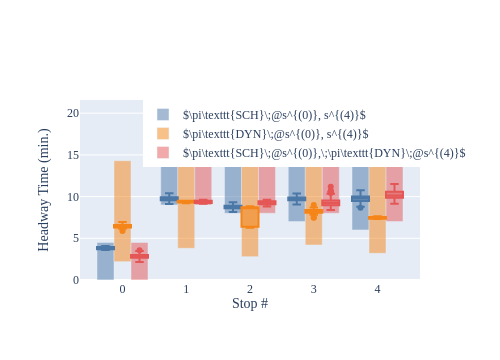
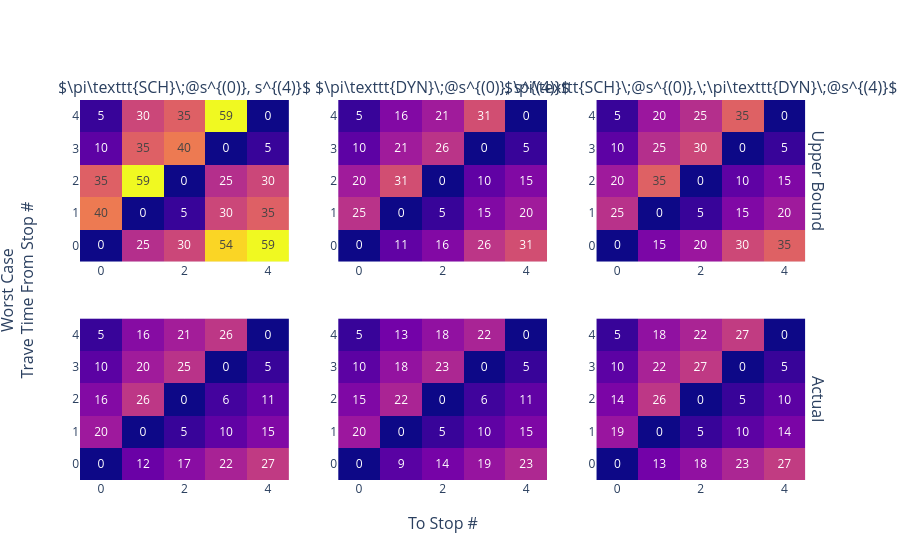

The notebook cell saved with these charts, in order:
### Markdown cell above
## Fig. 2: Terminal and Midpoint Holding Only
We now consider the effect of applying a policy only at the terminal and at route midpoint.  The setting is the same as the previous figure.

TODO:
* Travel time calculation is incorrect for headway

### Code cell
# Base route - no control
N_STOPS = 5
BASE_ROUTE = [
    {
        'tau': (4, 4.5),
        'delta': (0, 0.5),
        'policy': BolehPolicy,
        'policy_args': {},
    } for _ in range(N_STOPS)
]

# Scheduled terminal departure
SCHED_ROUTE = copy.deepcopy(BASE_ROUTE)
SCHED_ROUTE[0]['policy'] = LeakyBucketPolicy
SCHED_ROUTE[0]['policy_args'] = {'time_delta': 10, 'offset': 0}
SCHED_ROUTE[2]['policy'] = LeakyBucketPolicy
SCHED_ROUTE[2]['policy_args'] = {'time_delta': 10, 'offset': 5 * 2}


# Ratio Driven Route has one stop driven by ratio policy
RATIO_ROUTE = copy.deepcopy(BASE_ROUTE)
RATIO_ROUTE[0]['policy'] = RatioDrivenPolicy
RATIO_ROUTE[0]['policy_args'] = {'target_ratio': 1, 'activation_ratio': 1, 'max_holding': float('inf')}
RATIO_ROUTE[2]['policy'] = RatioDrivenPolicy
RATIO_ROUTE[2]['policy_args'] = {'target_ratio': 1, 'activation_ratio': 1, 'max_holding': float('inf')}


# Headway Driven Route tries to maintain constant headway regardless of delay
SR_ROUTE = copy.deepcopy(BASE_ROUTE)
SR_ROUTE[0]['policy'] = LeakyBucketPolicy
SR_ROUTE[0]['policy_args'] = {'time_delta': 10, 'offset': 0}
SR_ROUTE[2]['policy'] = RatioDrivenPolicy
SR_ROUTE[2]['policy_args'] = {'target_ratio': 1, 'activation_ratio': 1, 'max_holding': float('inf')}

# Headway Driven Route tries to maintain constant headway regardless of delay
RS_ROUTE = copy.deepcopy(BASE_ROUTE)
RS_ROUTE[0]['policy'] = RatioDrivenPolicy
RS_ROUTE[0]['policy_args'] = {'target_ratio': 1, 'activation_ratio': 1, 'max_holding': float('inf')}
RS_ROUTE[2]['policy'] = LeakyBucketPolicy
RS_ROUTE[2]['policy_args'] = {'time_delta': 10, 'offset': 2.5 * 4}

routes = {
    #'Uncontrolled': BASE_ROUTE,
    r'$\pi\texttt{SCH}\;@s^{(0)}, s^{(4)}$': SCHED_ROUTE,
    r'$\pi\texttt{DYN}\;@s^{(0)}, s^{(4)}$': RATIO_ROUTE,
    r'$\pi\texttt{SCH}\;@s^{(0)},\;\pi\texttt{DYN}\;@s^{(4)}$': SR_ROUTE,
    #r'$\pi\texttt{DYN}\;@s^{(0)},\;\pi\texttt{SCH}\;@s^{(4)}$': RS_ROUTE,
}

run_experiment(
    exp_id='fig2-midpoint-holding',
    routes=routes,
    start_times=[0, 10, 20],

    t_max=60 * 24 * 7,
)

### Figure 1 — Plotly figure (JSON) as saved in the notebook; plotly's stock layout.template omitted (floating-point values rounded to 4 significant figures; data arrays with more than 128 entries replaced by an {"elided": "..."} marker saying what was removed)
{"data": [{"base": [0], "marker": {"color": "#4C78A8"}, "name": "$\\pi\\texttt{SCH}\\;@s^{(0)}, s^{(4)}$", "opacity": 0.5, "showlegend": true, "type": "bar", "width": 0.2667, "x": [-0.2667], "y": [4.5]}, {"marker": {"color": "#4C78A8"}, "showlegend": false, "type": "box", "width": 0.2667, "x": [-0.2667, -0.2667, -0.2667, -0.2667, -0.2667, -0.2667, -0.2667, -0.2667, -0.2667, -0.2667, -0.2667, -0.2667, -0.2667, -0.2667, -0.2667, -0.2667, -0.2667, -0.2667, -0.2667, -0.2667, -0.2667, -0.2667, -0.2667, -0.2667, -0.2667, -0.2667, -0.2667, -0.2667, -0.2667], "y": [3.695, 3.711, 3.662, 3.708, 3.822, 3.795, 3.591, 3.741, 3.945, 4.068, 3.68, 4.049, 3.634, 4.04, 4.041, 3.891, 4.077, 3.724, 3.748, 3.661, 3.697, 3.7, 3.882, 3.87, 3.84, 3.802, 4.06, 3.836, 4.051]}, {"base": [9], "marker": {"color": "#4C78A8"}, "name": "$\\pi\\texttt{SCH}\\;@s^{(0)}, s^{(4)}$", "opacity": 0.5, "showlegend": false, "type": "bar", "width": 0.2667, "x": [0.7333], "y": [10.5]}, {"marker": {"color": "#4C78A8"}, "showlegend": false, "type": "box", "width": 0.2667, "x": {"elided": "554 float values"}, "y": {"elided": "554 float values"}}, {"base": [8], "marker": {"color": "#4C78A8"}, "name": "$\\pi\\texttt{SCH}\\;@s^{(0)}, s^{(4)}$", "opacity": 0.5, "showlegend": false, "type": "bar", "width": 0.2667, "x": [1.733], "y": [11.5]}, {"marker": {"color": "#4C78A8"}, "showlegend": false, "type": "box", "width": 0.2667, "x": {"elided": "400 float values"}, "y": {"elided": "400 float values"}}, {"base": [7], "marker": {"color": "#4C78A8"}, "name": "$\\pi\\texttt{SCH}\\;@s^{(0)}, s^{(4)}$", "opacity": 0.5, "showlegend": false, "type": "bar", "width": 0.2667, "x": [2.733], "y": [12.5]}, {"marker": {"color": "#4C78A8"}, "showlegend": false, "type": "box", "width": 0.2667, "x": {"elided": "562 float values"}, "y": {"elided": "562 float values"}}, {"base": [6], "marker": {"color": "#4C78A8"}, "name": "$\\pi\\texttt{SCH}\\;@s^{(0)}, s^{(4)}$", "opacity": 0.5, "showlegend": false, "type": "bar", "width": 0.2667, "x": [3.733], "y": [13.5]}, {"marker": {"color": "#4C78A8"}, "showlegend": false, "type": "box", "width": 0.2667, "x": {"elided": "411 float values"}, "y": {"elided": "411 float values"}}, {"base": [2.2], "marker": {"color": "#F58518"}, "name": "$\\pi\\texttt{DYN}\\;@s^{(0)}, s^{(4)}$", "opacity": 0.5, "showlegend": true, "type": "bar", "width": 0.2667, "x": [-2.776e-17], "y": [12.1]}, {"marker": {"color": "#F58518"}, "showlegend": false, "type": "box", "width": 0.2667, "x": [-2.776e-17, -2.776e-17, -2.776e-17, -2.776e-17, -2.776e-17, -2.776e-17, -2.776e-17, -2.776e-17, -2.776e-17, -2.776e-17, -2.776e-17, -2.776e-17, -2.776e-17, -2.776e-17, -2.776e-17, -2.776e-17, -2.776e-17, -2.776e-17, -2.776e-17, -2.776e-17, -2.776e-17, -2.776e-17, -2.776e-17], "y": [6.256, 6.643, 6.668, 6.402, 6.145, 6.654, 6.552, 6.368, 6.245, 6.37, 6.288, 5.876, 6.427, 6.356, 6.59, 6.895, 6.337, 6.445, 6.377, 6.219, 6.378, 6.946, 6.422]}, {"base": [3.8], "marker": {"color": "#F58518"}, "name": "$\\pi\\texttt{DYN}\\;@s^{(0)}, s^{(4)}$", "opacity": 0.5, "showlegend": false, "type": "bar", "width": 0.2667, "x": [1], "y": [13.1]}, {"marker": {"color": "#F58518"}, "showlegend": false, "type": "box", "width": 0.2667, "x": [1, 1, 1, 1, 1], "y": [9.202, 9.351, 9.501, 9.502, 9.331]}, {"base": [2.8], "marker": {"color": "#F58518"}, "name": "$\\pi\\texttt{DYN}\\;@s^{(0)}, s^{(4)}$", "opacity": 0.5, "showlegend": false, "type": "bar", "width": 0.2667, "x": [2], "y": [11.9]}, {"marker": {"color": "#F58518"}, "showlegend": false, "type": "box", "width": 0.2667, "x": [2, 2, 2, 2, 2, 2, 2], "y": [8.76, 8.829, 6.42, 6.377, 8.64, 8.632, 6.277]}, {"base": [4.2], "marker": {"color": "#F58518"}, "name": "$\\pi\\texttt{DYN}\\;@s^{(0)}, s^{(4)}$", "opacity": 0.5, "showlegend": false, "type": "bar", "width": 0.2667, "x": [3], "y": [12.9]}, {"marker": {"color": "#F58518"}, "showlegend": false, "type": "box", "width": 0.2667, "x": [3, 3, 3, 3, 3, 3, 3, 3, 3, 3, 3, 3, 3, 3, 3, 3, 3, 3, 3, 3, 3, 3, 3, 3, 3, 3, 3, 3, 3], "y": [8.983, 8.244, 8.06, 8.243, 8.442, 7.448, 8.109, 8.163, 8.087, 7.502, 8.448, 8.112, 7.836, 8.362, 8.139, 8.13, 7.88, 8.237, 8.528, 7.942, 7.919, 8.641, 8.695, 8.269, 8.117, 8.034, 8.14, 8.211, 8.517]}, {"base": [3.2], "marker": {"color": "#F58518"}, "name": "$\\pi\\texttt{DYN}\\;@s^{(0)}, s^{(4)}$", "opacity": 0.5, "showlegend": false, "type": "bar", "width": 0.2667, "x": [4], "y": [13.9]}, {"marker": {"color": "#F58518"}, "showlegend": false, "type": "box", "width": 0.2667, "x": [4, 4, 4, 4, 4, 4, 4], "y": [7.637, 7.5, 7.353, 7.329, 7.323, 7.586, 7.473]}, {"base": [0], "marker": {"color": "#E45756"}, "name": "$\\pi\\texttt{SCH}\\;@s^{(0)},\\;\\pi\\texttt{DYN}\\;@s^{(4)}$", "opacity": 0.5, "showlegend": true, "type": "bar", "width": 0.2667, "x": [0.2667], "y": [4.5]}, {"marker": {"color": "#E45756"}, "showlegend": false, "type": "box", "width": 0.2667, "x": [0.2667, 0.2667, 0.2667, 0.2667, 0.2667, 0.2667, 0.2667, 0.2667, 0.2667, 0.2667, 0.2667, 0.2667, 0.2667, 0.2667, 0.2667, 0.2667, 0.2667, 0.2667, 0.2667, 0.2667, 0.2667, 0.2667, 0.2667, 0.2667, 0.2667, 0.2667, 0.2667, 0.2667, 0.2667, 0.2667, 0.2667, 0.2667, 0.2667, 0.2667, 0.2667, 0.2667, 0.2667, 0.2667, 0.2667, 0.2667, 0.2667, 0.2667, 0.2667, 0.2667, 0.2667, 0.2667, 0.2667, 0.2667, 0.2667, 0.2667, 0.2667, 0.2667, 0.2667, 0.2667, 0.2667, 0.2667, 0.2667, 0.2667, 0.2667, 0.2667, 0.2667, 0.2667, 0.2667, 0.2667, 0.2667, 0.2667, 0.2667, 0.2667, 0.2667, 0.2667, 0.2667, 0.2667, 0.2667, 0.2667], "y": [2.581, 2.353, 2.897, 2.901, 3.491, 2.978, 3.046, 2.983, 2.633, 2.663, 3.131, 2.456, 2.82, 2.683, 2.879, 2.793, 2.305, 2.778, 2.924, 2.672, 2.831, 2.988, 3.025, 2.811, 3.102, 2.575, 2.945, 2.563, 3.096, 2.437, 2.76, 2.881, 3.318, 3.038, 3.051, 2.582, 2.741, 3.101, 3.012, 2.651, 3.167, 3.007, 2.361, 2.992, 2.907, 3.564, 3.258, 2.806, 3.166, 2.994, 2.879, 2.681, 2.822, 2.628, 2.97, 2.683, 2.976, 2.699, 2.714, 2.892, 2.694, 2.631, 3.1, 2.663, 2.589, 2.734, 2.545, 2.836, 3.095, 2.773, 3.189, 2.396, 2.896, 2.153]}, {"base": [9], "marker": {"color": "#E45756"}, "name": "$\\pi\\texttt{SCH}\\;@s^{(0)},\\;\\pi\\texttt{DYN}\\;@s^{(4)}$", "opacity": 0.5, "showlegend": false, "type": "bar", "width": 0.2667, "x": [1.267], "y": [10.5]}, {"marker": {"color": "#E45756"}, "showlegend": false, "type": "box", "width": 0.2667, "x": [1.267, 1.267, 1.267, 1.267, 1.267, 1.267, 1.267, 1.267, 1.267, 1.267, 1.267, 1.267, 1.267, 1.267, 1.267], "y": [9.609, 9.372, 9.4, 9.62, 9.244, 9.406, 9.243, 9.568, 9.148, 9.152, 9.464, 9.417, 9.214, 9.513, 9.369]}, {"base": [8], "marker": {"color": "#E45756"}, "name": "$\\pi\\texttt{SCH}\\;@s^{(0)},\\;\\pi\\texttt{DYN}\\;@s^{(4)}$", "opacity": 0.5, "showlegend": false, "type": "bar", "width": 0.2667, "x": [2.267], "y": [11.5]}, {"marker": {"color": "#E45756"}, "showlegend": false, "type": "box", "width": 0.2667, "x": [2.267, 2.267, 2.267, 2.267, 2.267, 2.267, 2.267, 2.267, 2.267, 2.267, 2.267, 2.267, 2.267, 2.267, 2.267, 2.267, 2.267, 2.267, 2.267, 2.267, 2.267, 2.267, 2.267, 2.267, 2.267, 2.267, 2.267, 2.267, 2.267, 2.267, 2.267, 2.267, 2.267, 2.267, 2.267, 2.267, 2.267, 2.267, 2.267, 2.267, 2.267, 2.267, 2.267, 2.267, 2.267], "y": [8.912, 9.502, 9.614, 9.444, 9.15, 9.458, 9.023, 9.511, 8.976, 9.202, 8.803, 8.894, 9.467, 8.981, 9.44, 9.263, 9.119, 9.362, 8.901, 8.937, 9.34, 9.326, 9.265, 9.071, 9.445, 9.583, 9.377, 9.186, 9.554, 9.096, 9.179, 9.217, 9.47, 8.932, 9.124, 9.438, 9.236, 8.813, 9.313, 9.432, 9.104, 9.269, 9.09, 9.349, 9.086]}, {"base": [8], "marker": {"color": "#E45756"}, "name": "$\\pi\\texttt{SCH}\\;@s^{(0)},\\;\\pi\\texttt{DYN}\\;@s^{(4)}$", "opacity": 0.5, "showlegend": false, "type": "bar", "width": 0.2667, "x": [3.267], "y": [12.5]}, {"marker": {"color": "#E45756"}, "showlegend": false, "type": "box", "width": 0.2667, "x": [3.267, 3.267, 3.267, 3.267, 3.267, 3.267, 3.267, 3.267, 3.267, 3.267, 3.267, 3.267, 3.267, 3.267, 3.267, 3.267, 3.267, 3.267, 3.267, 3.267, 3.267, 3.267, 3.267, 3.267, 3.267, 3.267, 3.267, 3.267, 3.267, 3.267, 3.267, 3.267, 3.267, 3.267, 3.267, 3.267, 3.267, 3.267, 3.267, 3.267, 3.267, 3.267, 3.267, 3.267, 3.267, 3.267, 3.267, 3.267, 3.267, 3.267, 3.267, 3.267, 3.267, 3.267, 3.267, 3.267, 3.267, 3.267, 3.267, 3.267, 3.267, 3.267, 3.267, 3.267, 3.267, 3.267, 3.267, 3.267, 3.267, 3.267, 3.267, 3.267, 3.267, 3.267, 3.267, 3.267, 3.267, 3.267, 3.267, 3.267, 3.267, 3.267, 3.267], "y": [10.58, 9.414, 8.586, 8.953, 8.605, 8.94, 10.3, 8.886, 9.585, 9.268, 8.932, 8.949, 8.98, 9.199, 8.56, 8.918, 9.174, 8.91, 9.074, 9.902, 9.287, 9.064, 9.981, 10.28, 9.057, 9.336, 9.175, 9.243, 9.474, 9.249, 8.823, 8.979, 11.19, 8.846, 9.163, 8.954, 9.922, 9.123, 8.83, 8.917, 9.821, 8.943, 9.44, 9.522, 9.209, 9.537, 9.934, 8.895, 10.35, 9.468, 9.055, 10.1, 9.447, 10.22, 8.384, 9.375, 9.27, 9.221, 9.022, 10.62, 10.1, 9.305, 9.084, 8.789, 8.858, 10.55, 9.247, 9.245, 9.222, 8.999, 9.473, 10.64, 10.6, 10.07, 9.236, 9.114, 9.455, 10.42, 8.713, 9.426, 9.351, 9.124, 8.986]}, {"base": [7], "marker": {"color": "#E45756"}, "name": "$\\pi\\texttt{SCH}\\;@s^{(0)},\\;\\pi\\texttt{DYN}\\;@s^{(4)}$", "opacity": 0.5, "showlegend": false, "type": "bar", "width": 0.2667, "x": [4.267], "y": [13.5]}, {"marker": {"color": "#E45756"}, "showlegend": false, "type": "box", "width": 0.2667, "x": [4.267, 4.267, 4.267, 4.267, 4.267, 4.267, 4.267, 4.267, 4.267, 4.267, 4.267, 4.267, 4.267, 4.267, 4.267, 4.267, 4.267, 4.267, 4.267, 4.267, 4.267, 4.267, 4.267, 4.267, 4.267, 4.267, 4.267, 4.267, 4.267, 4.267, 4.267, 4.267, 4.267, 4.267, 4.267, 4.267, 4.267, 4.267, 4.267, 4.267, 4.267, 4.267, 4.267, 4.267, 4.267, 4.267, 4.267, 4.267, 4.267, 4.267, 4.267, 4.267], "y": [10.87, 10.52, 10.64, 10.05, 10.85, 9.857, 10.21, 10.4, 9.526, 10.62, 9.841, 10.03, 10.35, 10.07, 10.29, 9.922, 10.89, 9.607, 10.05, 10.1, 11.5, 9.895, 10.95, 11.28, 9.257, 9.846, 10.54, 10.52, 9.15, 9.855, 9.855, 10.5, 9.843, 9.603, 9.967, 10.39, 10.76, 10.04, 10.42, 9.954, 9.658, 9.947, 10.63, 10.13, 10.39, 10.13, 10.26, 10.91, 10.64, 10.99, 9.881, 9.518]}], "layout": {"font": {"family": "Times New Roman, serif"}, "height": 360, "legend": {"x": 1.15, "xanchor": "right", "y": 1}, "width": 500, "xaxis": {"autorange": true, "range": [-0.6667, 4.667], "tickmode": "array", "tickvals": [0, 1, 2, 3, 4], "title": {"standoff": 2, "text": "Stop #"}, "type": "linear"}, "yaxis": {"autorange": true, "range": [0, 21.58], "title": {"text": "Headway Time (min.)"}, "type": "linear"}}}

### Figure 2 — Plotly figure (JSON) as saved in the notebook; plotly's stock layout.template omitted (floating-point values rounded to 4 significant figures)
{"data": [{"showscale": false, "text": [[0, 24.5, 29.5, 54, 59], [39.5, 0, 5, 29.5, 34.5], [34.5, 59, 0, 24.5, 29.5], [10, 34.5, 39.5, 0, 5], [5, 29.5, 34.5, 59, 0]], "texttemplate": "%{text:.0f}", "type": "heatmap", "xaxis": "x", "yaxis": "y", "z": [[0, 24.5, 29.5, 54, 59], [39.5, 0, 5, 29.5, 34.5], [34.5, 59, 0, 24.5, 29.5], [10, 34.5, 39.5, 0, 5], [5, 29.5, 34.5, 59, 0]], "zmax": 59, "zmin": 0}, {"showscale": false, "text": [[0, 10.55, 15.55, 26, 31], [25.45, 0, 5, 15.45, 20.45], [20.45, 31, 0, 10.45, 15.45], [10, 20.55, 25.55, 0, 5], [5, 15.55, 20.55, 31, 0]], "texttemplate": "%{text:.0f}", "type": "heatmap", "xaxis": "x2", "yaxis": "y2", "z": [[0, 10.55, 15.55, 26, 31], [25.45, 0, 5, 15.45, 20.45], [20.45, 31, 0, 10.45, 15.45], [10, 20.55, 25.55, 0, 5], [5, 15.55, 20.55, 31, 0]], "zmax": 59, "zmin": 0}, {"showscale": false, "text": [[0, 14.5, 19.5, 29.75, 34.75], [25.25, 0, 5, 15.25, 20.25], [20.25, 34.75, 0, 10.25, 15.25], [10, 24.5, 29.5, 0, 5], [5, 19.5, 24.5, 34.75, 0]], "texttemplate": "%{text:.0f}", "type": "heatmap", "xaxis": "x3", "yaxis": "y3", "z": [[0, 14.5, 19.5, 29.75, 34.75], [25.25, 0, 5, 15.25, 20.25], [20.25, 34.75, 0, 10.25, 15.25], [10, 24.5, 29.5, 0, 5], [5, 19.5, 24.5, 34.75, 0]], "zmax": 59, "zmin": 0}, {"showscale": false, "text": [[0, 11.97, 16.7, 21.99, 26.85], [19.98, 0, 4.963, 10.49, 15.38], [15.8, 26.24, 0, 6.338, 11.06], [9.728, 20.5, 25.39, 0, 4.967], [4.963, 16.3, 21.0, 26.3, 0]], "texttemplate": "%{text:.0f}", "type": "heatmap", "xaxis": "x4", "yaxis": "y4", "z": [[0, 11.97, 16.7, 21.99, 26.85], [19.98, 0, 4.963, 10.49, 15.38], [15.8, 26.24, 0, 6.338, 11.06], [9.728, 20.5, 25.39, 0, 4.967], [4.963, 16.3, 21.0, 26.3, 0]], "zmax": 59, "zmin": 0}, {"showscale": false, "text": [[0, 9.457, 13.72, 18.8, 23.16], [19.73, 0, 4.986, 10.21, 14.96], [15.13, 22.35, 0, 5.857, 10.54], [9.795, 18.29, 22.9, 0, 4.988], [4.991, 13.34, 17.95, 22.24, 0]], "texttemplate": "%{text:.0f}", "type": "heatmap", "xaxis": "x5", "yaxis": "y5", "z": [[0, 9.457, 13.72, 18.8, 23.16], [19.73, 0, 4.986, 10.21, 14.96], [15.13, 22.35, 0, 5.857, 10.54], [9.795, 18.29, 22.9, 0, 4.988], [4.991, 13.34, 17.95, 22.24, 0]], "zmax": 59, "zmin": 0}, {"showscale": false, "text": [[0, 13.33, 17.99, 22.65, 27.21], [19.15, 0, 4.987, 9.807, 14.45], [14.44, 26.25, 0, 4.975, 9.771], [9.86, 21.98, 26.62, 0, 4.978], [4.983, 17.82, 22.36, 27.21, 0]], "texttemplate": "%{text:.0f}", "type": "heatmap", "xaxis": "x6", "yaxis": "y6", "z": [[0, 13.33, 17.99, 22.65, 27.21], [19.15, 0, 4.987, 9.807, 14.45], [14.44, 26.25, 0, 4.975, 9.771], [9.86, 21.98, 26.62, 0, 4.978], [4.983, 17.82, 22.36, 27.21, 0]], "zmax": 59, "zmin": 0}], "layout": {"annotations": [{"font": {"size": 16}, "showarrow": false, "text": "$\\pi\\texttt{SCH}\\;@s^{(0)}, s^{(4)}$", "x": 0.1411, "xanchor": "center", "xref": "paper", "y": 1, "yanchor": "bottom", "yref": "paper"}, {"font": {"size": 16}, "showarrow": false, "text": "$\\pi\\texttt{DYN}\\;@s^{(0)}, s^{(4)}$", "x": 0.49, "xanchor": "center", "xref": "paper", "y": 1, "yanchor": "bottom", "yref": "paper"}, {"font": {"size": 16}, "showarrow": false, "text": "$\\pi\\texttt{SCH}\\;@s^{(0)},\\;\\pi\\texttt{DYN}\\;@s^{(4)}$", "x": 0.8389, "xanchor": "center", "xref": "paper", "y": 1, "yanchor": "bottom", "yref": "paper"}, {"font": {"size": 16}, "showarrow": false, "text": "Upper Bound", "textangle": 90, "x": 0.98, "xanchor": "left", "xref": "paper", "y": 0.7875, "yanchor": "middle", "yref": "paper"}, {"font": {"size": 16}, "showarrow": false, "text": "Actual", "textangle": 90, "x": 0.98, "xanchor": "left", "xref": "paper", "y": 0.2125, "yanchor": "middle", "yref": "paper"}, {"font": {"size": 16}, "showarrow": false, "text": "To Stop #", "x": 0.49, "xanchor": "center", "xref": "paper", "y": 0, "yanchor": "top", "yref": "paper", "yshift": -30}, {"font": {"size": 16}, "showarrow": false, "text": "Worst Case<br>Trave Time From Stop #", "textangle": -90, "x": 0, "xanchor": "right", "xref": "paper", "xshift": -40, "y": 0.5, "yanchor": "middle", "yref": "paper"}], "autosize": true, "xaxis": {"anchor": "y", "autorange": true, "domain": [0, 0.2822], "range": [-0.5, 4.5]}, "xaxis2": {"anchor": "y2", "autorange": true, "domain": [0.3489, 0.6311], "range": [-0.5, 4.5]}, "xaxis3": {"anchor": "y3", "autorange": true, "domain": [0.6978, 0.98], "range": [-0.5, 4.5]}, "xaxis4": {"anchor": "y4", "autorange": true, "domain": [0, 0.2822], "range": [-0.5, 4.5]}, "xaxis5": {"anchor": "y5", "autorange": true, "domain": [0.3489, 0.6311], "range": [-0.5, 4.5]}, "xaxis6": {"anchor": "y6", "autorange": true, "domain": [0.6978, 0.98], "range": [-0.5, 4.5]}, "yaxis": {"anchor": "x", "autorange": true, "domain": [0.575, 1], "range": [-0.5, 4.5]}, "yaxis2": {"anchor": "x2", "autorange": true, "domain": [0.575, 1], "range": [-0.5, 4.5]}, "yaxis3": {"anchor": "x3", "autorange": true, "domain": [0.575, 1], "range": [-0.5, 4.5]}, "yaxis4": {"anchor": "x4", "autorange": true, "domain": [0, 0.425], "range": [-0.5, 4.5]}, "yaxis5": {"anchor": "x5", "autorange": true, "domain": [0, 0.425], "range": [-0.5, 4.5]}, "yaxis6": {"anchor": "x6", "autorange": true, "domain": [0, 0.425], "range": [-0.5, 4.5]}}}
